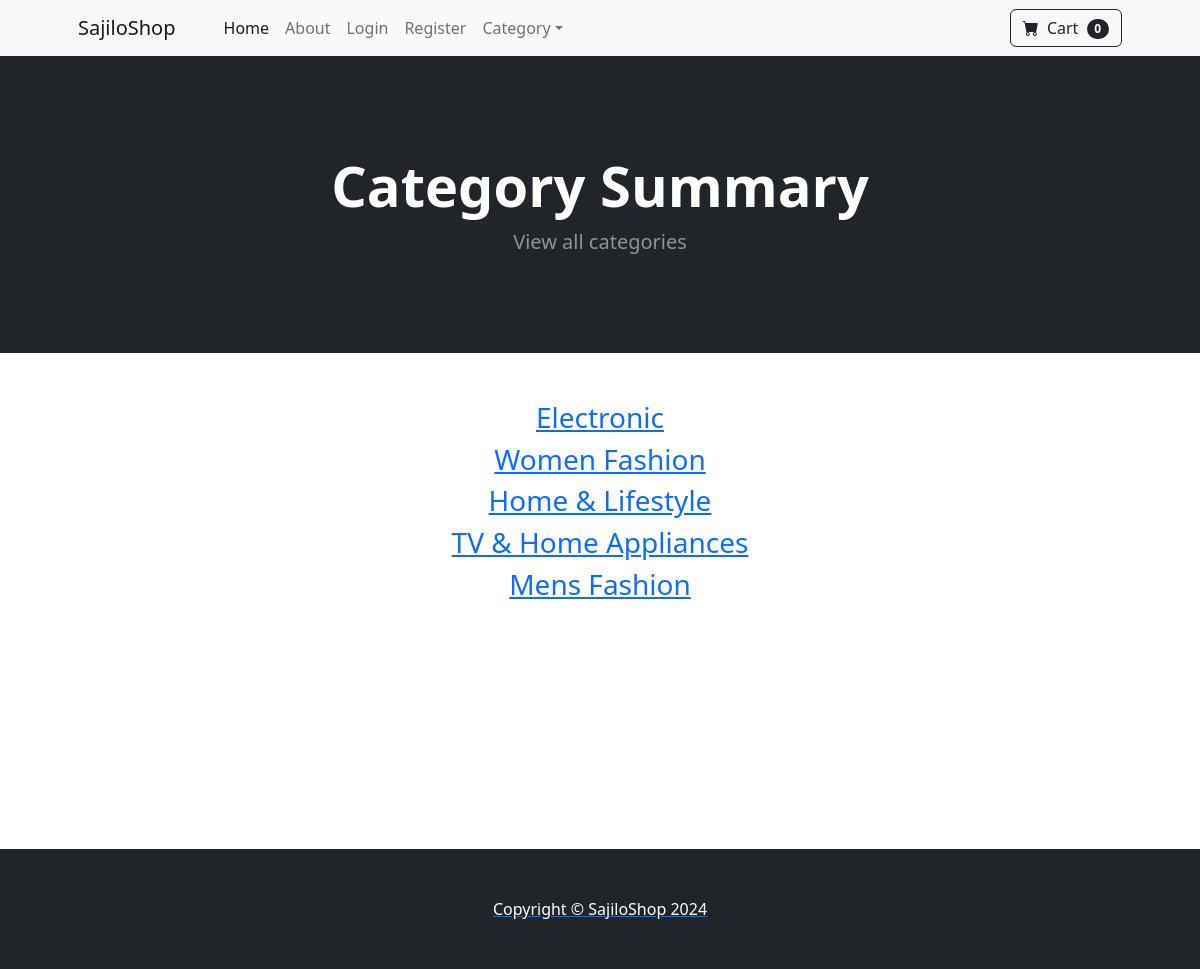
The app's page /category_summary/ with its own data.
### store/models.py (models this page shows)
class Category(models.Model):
    name = models.CharField(max_length=50)
    def __str__(self):
        return self.name
    class meta:
        verbose_name_plural = 'categories'

### store/views.py (the view)
# urls.py: path('category_summary/', category_summary, name='category_summary'),
def category_summary(request):
    categories = Category.objects.all()
    return render(request, 'category_summary.html', {'categories':categories})

### cart/cart.py (called while the page is built)
    def __len__(self):
        return len(self.cart)

### cart/context_processors.py (called while the page is built)
def cart(request):
    return {'cart': Cart(request)}

### store/templates/category_summary.html
{% extends "base.html" %}
{% block content %}
        <header class="bg-dark py-5">
            <div class="container px-4 px-lg-5 my-5">
                <div class="text-center text-white">
                    <h1 class="display-4 fw-bolder">Category Summary</h1>
                    <p class="lead fw-normal text-white-50 mb-0">View all categories</p>
                </div>
            </div>
        </header>
        <br><br>
        <div class="container">
            <div class="row">
                <center>
                <div class="col-8">
                    {% for category in categories %}
                        <h3><a href="{% url 'category' 'Mens-Fashion' %}">{{ category }}</h3>
                    {% endfor %}
                </div>
                </center>
            </div>
        </div>
        <br><br><br><br><br><br><br><br><br><br>
{% endblock  %}

### records on screen
Category: name "Electronic"
Category: name "Women Fashion"
Category: name "Home & Lifestyle"
Category: name "TV & Home Appliances"
Category: name "Mens Fashion"

### other values on screen
{{ cart|length }} "0"
